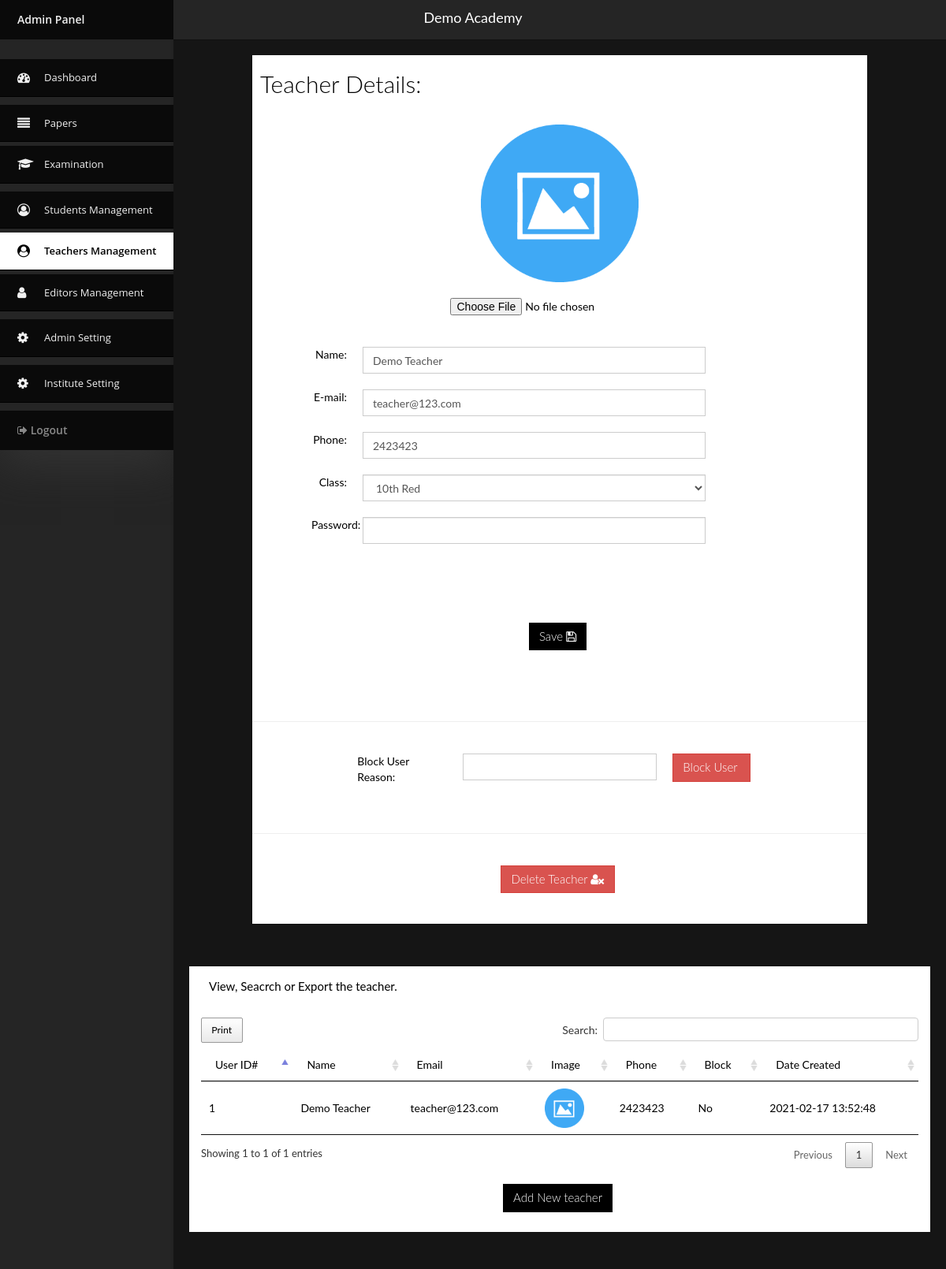
Screenshot of /admin757/teachers-1 (signed in) with the database file from the repository.
### tables this page shows
CREATE TABLE IF NOT EXISTS `contact` (
  `id` int(11) NOT NULL AUTO_INCREMENT,
  `sitename` text,
  `logo` text,
  `phone` text,
  `email` text,
  `address` text,
  `gmaps` text,
  `cover` text,
  `post` text,
  `fpost` text,
  `facebook` text,
  `twitter` text,
  `insta` text,
  `youtube` text,
  PRIMARY KEY (`id`)
);

CREATE TABLE IF NOT EXISTS `teacher` (
  `id` int(11) NOT NULL AUTO_INCREMENT,
  `name` text NOT NULL,
  `email` varchar(31) NOT NULL,
  `password` varchar(21) NOT NULL,
  `classid` int(11) DEFAULT NULL,
  `img` text,
  `phone` text,
  `block` int(11) DEFAULT '0',
  `blockres` text,
  `created_at` timestamp NOT NULL DEFAULT CURRENT_TIMESTAMP,
  PRIMARY KEY (`id`)
);

CREATE TABLE IF NOT EXISTS `classes` (
  `id` int(11) NOT NULL AUTO_INCREMENT,
  `name` text NOT NULL,
  `ordr` int(11) NOT NULL,
  `created_at` timestamp NOT NULL DEFAULT CURRENT_TIMESTAMP,
  PRIMARY KEY (`id`)
);

### admin757/teachers.php (the view, shortened to what this page needs)
<html>
<head>
  <?php include('include/head.php') ?>
  <?php if(!empty( $_GET['teacher_name'])) $page = $_GET['teacher_name'] ?>
  <?php if(empty( $_GET['page_name'])) $link = 'teachers' ?>
  <link rel="stylesheet" type="text/css"  href="dt/jquery.dataTables.min.css" />
  <link rel="stylesheet" type="text/css"  href="dt/buttons.dataTables.min.css" />
</head>
<body onload="showtoast()"  class="page-header-fixed bg-1 sidebar-nav">
  <div class="modal-shiftfix">
    <?php include('include/header.php') ?>
    <?php if (!empty($page)) {
      ?>
                                <form method="post" action="" enctype="multipart/form-data">
      <div class="container-fluid main-content">
        <div class="row">
          <div class="col-lg-1">
          </div>
          <div class="col-lg-10">
            <div class="widget-container fluid-height clearfix overflow">
      <?php
      $rows =mysqli_query($con,"SELECT * FROM teacher WHERE id ='$page'" ) or die(mysqli_error($con));
      while($row=mysqli_fetch_array($rows)){
    $actid = $row['id'];
    $actname = $row['name'];
    $actemail = $row['email'];
    $actphone = $row['phone'];
    $actpic = $row['img'];
    $classid = $row['classid'];
        $block = $row['block'];
        $blockres = $row['blockres'];
      }
      ?>
        <div class="col-md-12">
          <br>
          <h2>Teacher Details: </h2>
          <br>
          <div class="row">
            <div class="col-md-12 text-center">
              <img src="../images/teachers/<?php echo $actpic ?>" style="width: 200px">
              <br>
              <br>
              <center>
              <input type="file" name="img">
              </center>
             </div>
           </div>
          <br>
          <div class="row">
            <div class="col-md-1 text-right"></div>
            <div class="col-md-1 text-right">Name: </div>
            <div class="col-md-7">
              <input type="text" name="newactname" value="<?php echo $actname ?>" class="form-control">
             </div>
           </div>
          <div class="row">
            <div class="col-md-1 text-right"></div>
            <div class="col-md-1 text-right">E-mail: </div>
            <div class="col-md-7">
              <input type="text" name="newactemail" value="<?php echo $actemail ?>" class="form-control">
             </div>
  </div>
          <div class="row">
            <div class="col-md-1 text-right"></div>
            <div class="col-md-1 text-right">Phone: </div>
            <div class="col-md-7">
              <input type="text" name="newactphone" value="<?php echo $actphone ?>" class="form-control">
             </div>
  </div>
          <div class="row">
            <div class="col-md-1 text-right"></div>
            <div class="col-md-1 text-right">Class: </div>
            <div class="col-md-7">
             <select class="form-control" placeholder="Select Class" name="classid">
     <?php
                   $rowsx =mysqli_query($con,"SELECT * FROM classes ORDER BY ordr" ) or die(mysqli_error($con));
                   while($rowx=mysqli_fetch_array($rowsx)){
                    $name= $rowx['name'];
                    $newcat= $rowx['id']; ?>
 <option <?php if($newcat==$classid) echo 'selected' ?> value = "<?php echo $newcat ?>"><?php echo $name ?></option>
<?php } ?>
</select>
</div>
  </div>
          <div class="row">
            <div class="col-md-1 text-right"></div>
            <div class="col-md-1 text-right">Password: </div>
            <div class="col-md-7">
              <input  autocomplete="off" type="password" name="newactpass" value="" class="form-control">
             </div>
           </div>
             <br>
             <br>
             <br>
</div>
<div class="row" style="padding-bottom:25px">
  <div class="col-md-2">
  </div>
  <div class="col-md-8 text-center">
  <button class="btn btn-primary" name="savepro" value="<?php echo $actid ?>">Save <i class="fa fa-save"></i> </button>
</div>
</div>
</form>
<br><hr><br>
                                <form method="post" action="" enctype="multipart/form-data">
<div class="row">
  <div class="col-md-2">
  </div>
  <div class="col-md-2">
    Block User Reason:
  </div>
  <div class="col-md-4">
    <input type="text" value="<?php echo $blockres ?>" name="blockres" class="form-control">
  </div>
  <div class="col-md-2">
    <?php if($block==0){ ?>
  <button class="btn btn-danger" name="block" value="<?php echo $actid ?>">Block User <i class="fa fa-user-lock"></i> </button>
<?php }else{ ?>
  <button class="btn btn-success" name="unblock" value="<?php echo $actid ?>">Unblock User <i class="fa fa-user-check"></i> </button>
<?php } ?>
  </div>
</div>
<br><hr><br>
                                <form method="post" action="" enctype="multipart/form-data">
<div class="row">
  <div class="col-md-12 text-center">
  <button class="btn btn-danger" name="deluser" value="<?php echo $actid ?>">Delete Teacher <i class="fa fa-user-times"></i> </button>
  </div>
</div>
        </div>
<?php } ?>
<div class="">
  <div class="row">
    <div class="col-md-12">
      <div class="widget-container fluid-height clearfix overflow">
        <div class="heading">
          <i class="fa fa-teacher"></i>View, Seacrch or Export the teacher.
        </div>
        <div class="widget-content padded clearfix">
          <table class="table "  id="example" >
            <thead>
             <tr>
              <td>User ID#</td>
              <td>Name</td>
              <td>Email </td>
              <td>Image</td>
              <td>Phone</td>
              <td>Block</td>
              <td>Date Created </td>
            </tr>
          </thead>
          <tbody>
            <?php
    $rows =mysqli_query($con,"SELECT * FROM teacher" ) or die(mysqli_error($con));
  while($row=mysqli_fetch_array($rows)){
    $actid = $row['id'];
    $actname = $row['name'];
    $actemail = $row['email'];
    $actpic = $row['img'];
    $actphone = $row['phone'];
    $datec = $row['created_at'];
        $block = $row['block'];
                ?>
                <tr style="<?php if($block==1)echo "background: #ff000050"; ?> " class="orow" onclick="window.location='teachers-<?php echo $actid ?>'">
                  <td>
                   <?php echo $actid ?>
                 </td>
                 <td> <?php echo $actname ?> </td>
                 <td> <?php echo $actemail ?> </td>
                 <td><img src="../images/teachers/<?php echo $actpic ?>" class="minicartimg"></td>
                 <td><?php echo $actphone ?></td>
                 <td>
                  <?php if($block==0) echo "No"; else echo "Yes"; ?>
                  </td>
                 <td><?php echo $datec ?></td>
              </tr>
            <?php }  ?>
          </tbody>
        </table>
      </div>
      <div class="text-center">
                      <button type="button" class="btn btn-primary" data-toggle="modal" data-target="#exampleModal">
                        Add New teacher
                      </button>
                      <br>
                      <br>
      </div>
    </div>
  </div>
</div>
</div>
<div class="space"></div>
</body>
</html>

### admin757/include/header.php (shortened to what this page needs)
<div class="navbar navbar-fixed-top">
    <div class="sitetext">
       <center><?php echo $sitename ?> </center>
    </div>
    <div class="container-fluid main-nav clearfix">
    <div class="nav-collapse">
      <ul class="nav">
        <div id="jquery-accordion-menu" class="jquery-accordion-menu black">
        <div class="jquery-accordion-menu-header" style="margin-bottom: 25px;">Admin Panel</div>
        <ul>
          <li><a <?php if($link=='index') echo'class="active"'?> href="index"> <i class="fa fa-dashboard"></i> Dashboard </a></li>
          <li><a <?php if($link=='papers') echo'class="active"'?> href="papers"> <i class="fa fa-align-justify"></i> Papers  </a></li>
          <li><a <?php if($link=='exams') echo'class="active"'?> href="exams"> <i class="fa fa-graduation-cap"></i> Examination </a></li>
          <li><a <?php if($link=='students') echo'class="active"'?> href="students"> <i class="fa fa-user-circle-o"></i> Students Management </a></li>
          <li><a <?php if($link=='teachers') echo'class="active"'?> href="teachers"> <i class="fa fa-user-circle"></i> Teachers Management </a></li>
          <li><a <?php if($link=='editors') echo'class="active"'?> href="editors"> <i class="fa fa-user"></i> Editors Management </a></li>
          <li><a <?php if($link=='manages') echo'class="active"'?> href="manages"><i class="fa fa-cog"></i>Admin Setting </a></li>
          <li><a <?php if($link=='contact') echo'class="active"'?> href="contact"><i class="fa fa-cog"></i>Institute Setting </a></li>
        </ul>
        <div class="jquery-accordion-menu-footer"><a href="logout.php" style="color: #888"> <i class="fa fa-sign-out  "></i> Logout </a> </div>
      </div>
      </ul>
    </div>
  </div>
</div>

### admin757/stylesheets/datatables.css (style rules this page uses)
table.dataTable { clear:both; margin-bottom: 10px; }

### admin757/newadmin/menu.css (style rules this page uses)
* { box-sizing:border-box; -moz-box-sizing:border-box; -webkit-box-sizing:border-box; }
body { background: #f0f0f0; }
.jquery-accordion-menu,.jquery-accordion-menu { font-family:'Open Sans',sans-serif;box-sizing:border-box;-moz-box-sizing:border-box;-webkit-box-sizing:border-box;outline:0 }
.jquery-accordion-menu { min-width:260px;float:left;position:relative;box-shadow:0 20px 50px #333 }
.jquery-accordion-menu .jquery-accordion-menu-footer,.jquery-accordion-menu .jquery-accordion-menu-header { width:100%;height:50px;padding-left:22px;float:left;line-height:50px;font-weight:600;color:#f0f0f0;background:#414956 }
.jquery-accordion-menu ul { margin:0;padding:0;list-style:none }
.jquery-accordion-menu ul li { width:100%;display:block;float:left;position:relative }
.jquery-accordion-menu ul li a { width:100%;padding:14px 22px;float:left;text-decoration:none;color:#f0f0f0;font-size:13px;background:#414956;white-space:nowrap;position:relative;overflow:hidden;-o-transition:color .2s linear,background .2s linear;-moz-transition:color .2s linear,background .2s linear;-webkit-transition:color .2s linear,background .2s linear;transition:color .2s linear,background .2s linear }
.jquery-accordion-menu>ul>li>a { border-bottom:solid 1px #3b424d }
.jquery-accordion-menu ul li a i { width:34px;float:left;line-height:18px;font-size:16px;text-align:left }
.black.jquery-accordion-menu .jquery-accordion-menu-footer,.black.jquery-accordion-menu .jquery-accordion-menu-header,.black.jquery-accordion-menu ul li a { background:#292929 }
.black.jquery-accordion-menu>ul>li>a { border-bottom-color:#222 }

### admin757/custom.css (style rules this page uses)
:root { --theme-color: #000; --theme-text: #fff; --text-color: #000; --hover-color: #7d0000; }
a { color:var(--theme-color); }
.form-control { border-radius:0px; }
.btn { border-radius:0px; }
.btn { font-size: 15px; }
table { width: 100%; }
.space { height: 400px; }
.minicartimg { width: 50px; }
.overflow { overflow: auto !important; }
.orow { cursor: pointer; transition: linear 0.2s; }
.sitetext { padding: 10px; color: #fff; font-size: 18px; }
body.sidebar-nav .navbar .container-fluid.main-nav { background: #252525; }
body.sidebar-nav .navbar .container-fluid.main-nav { padding-top: 0px; }
.jquery-accordion-menu { min-width: 200; }
body.sidebar-nav .navbar { height: 50px !important; background: #252525; }
body.bg-1 { background: #151515; }
body.sidebar-nav .navbar .container-fluid.main-nav .nav-collapse .nav { padding-left: 0px; text-align: left; }
.black.jquery-accordion-menu>ul>li>a.active { background: #ffffff; color: var(--theme-color); font-weight: 600; }
.black.jquery-accordion-menu .jquery-accordion-menu-footer, .black.jquery-accordion-menu .jquery-accordion-menu-header, .black.jquery-accordion-menu ul li a { background: #0a0a0a; }
.black.jquery-accordion-menu>ul>li>a { border-bottom-color: var(--theme-color); }

### rows the page displays
contact: sitename "Demo Academy"
teacher: img (picture), newactname "Demo Teacher", newactemail "teacher@123.com", newactphone "2423423", classid "10th Red", id "1", name "Demo Teacher", email "teacher@123.com", phone "2423423", block "No", created_at "2021-02-17 13:52:48"
